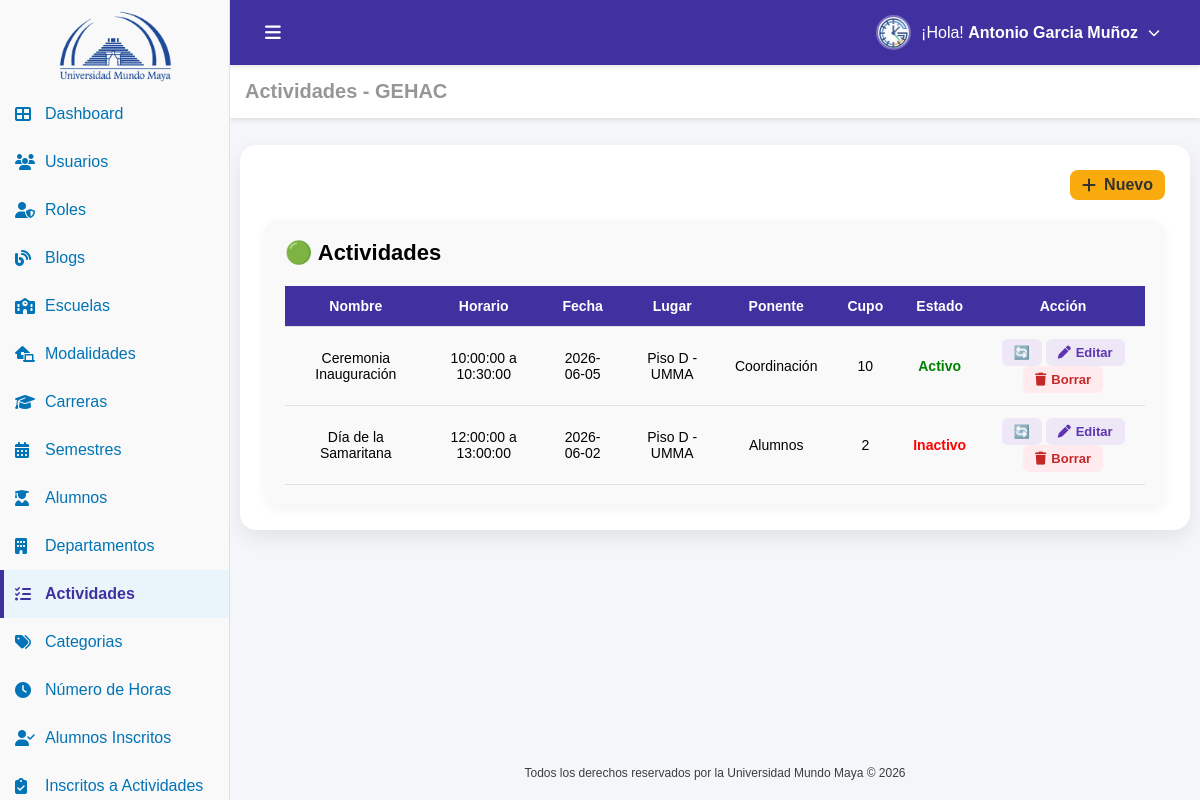
The app's page /actividades.php (signed in) with its own data.
### tables this page shows
CREATE TABLE IF NOT EXISTS `usuario` (
  `id_usuario` int NOT NULL AUTO_INCREMENT,
  `nombre` varchar(100) NOT NULL,
  `nombre_s` varchar(100) DEFAULT NULL,
  `apellido_p` varchar(100) DEFAULT NULL,
  `apellido_m` varchar(100) DEFAULT NULL,
  `matricula` varchar(100) DEFAULT NULL,
  `estado` tinyint(1) NOT NULL DEFAULT '1',
  `correo` varchar(100) NOT NULL,
  `password` varchar(100) NOT NULL,
  `id_carrera` int DEFAULT NULL,
  `id_modalidad` int DEFAULT NULL,
  `id_rol` int DEFAULT NULL,
  `fecha_registro` datetime DEFAULT CURRENT_TIMESTAMP,
  PRIMARY KEY (`id_usuario`) USING BTREE,
  UNIQUE KEY `correo` (`correo`),
  KEY `fk_usuario_carrera` (`id_carrera`) USING BTREE,
  KEY `fk_usuario_modalidad` (`id_modalidad`) USING BTREE,
  KEY `fk_usuario_rol` (`id_rol`) USING BTREE,
  CONSTRAINT `fk_usuario_carrera` FOREIGN KEY (`id_carrera`) REFERENCES `carrera` (`id_carrera`),
  CONSTRAINT `fk_usuario_modalidad` FOREIGN KEY (`id_modalidad`) REFERENCES `modalidad` (`id_modalidad`),
  CONSTRAINT `fk_usuario_rol` FOREIGN KEY (`id_rol`) REFERENCES `rol` (`id_rol`)
);

CREATE TABLE IF NOT EXISTS `actividad` (
  `id_actividad` int NOT NULL AUTO_INCREMENT,
  `nombre` varchar(100) NOT NULL,
  `hora_inicio` time NOT NULL,
  `hora_fin` time NOT NULL,
  `fecha` date NOT NULL,
  `lugar` varchar(200) NOT NULL DEFAULT '',
  `ponente` varchar(200) NOT NULL DEFAULT '',
  `descripcion` text NOT NULL,
  `imagen` varchar(200) NOT NULL DEFAULT '',
  `id_departamento` int NOT NULL,
  `id_semestre` int NOT NULL,
  `fecha_registro` datetime DEFAULT CURRENT_TIMESTAMP,
  `cupo` int DEFAULT NULL,
  `estado` tinyint(1) DEFAULT '1',
  PRIMARY KEY (`id_actividad`),
  KEY `fk_actividad_departamento` (`id_departamento`),
  KEY `fk_actividad_semestre` (`id_semestre`),
  CONSTRAINT `fk_actividad_departamento` FOREIGN KEY (`id_departamento`) REFERENCES `departamento` (`id_departamento`),
  CONSTRAINT `fk_actividad_semestre` FOREIGN KEY (`id_semestre`) REFERENCES `semestre` (`id_semestre`)
);

### conf.php (called while the page is built, shortened)
<?php
function tiene_permiso($archivo_php, $accion = 'VER') {
    if (isset($_SESSION['permisos'][$archivo_php])) {
        return in_array($accion, $_SESSION['permisos'][$archivo_php]);
    }
    return false;
}

### auth.php (called while the page is built, shortened)
<?php
require_once('conf.php');
$id_usuario=$_SESSION['id_usuario'];
include('conexion.php');
$sql="
SELECT
u.nombre,
u.nombre_s,
u.apellido_p,
u.apellido_m,
u.correo,
u.id_rol,
u.id_carrera,
u.id_modalidad,
r.nombre AS rol
FROM usuario u
INNER JOIN rol r ON u.id_rol = r.id_rol
WHERE u.id_usuario=?
";
$stmt=$conn->prepare($sql);
$stmt->bind_param("i",$id_usuario);
$stmt->execute();
$result=$stmt->get_result();
if($result && $fila=$result->fetch_assoc()){
    $nombreCompleto=trim(
        $fila['nombre']." ".
        $fila['nombre_s']." ".
        $fila['apellido_p']." ".
        $fila['apellido_m']
    );
}else{
    $nombreCompleto="Usuario";
    $rol="Sin rol";
    $id_rol=0;
}
?>

### actividades.php (the view, shortened to what this page needs)
<?php
include("auth.php");
include("conexion.php");
$sql = "SELECT a.id_actividad, a.nombre, a.hora_inicio, a.hora_fin, a.fecha, a.lugar, a.ponente, a.cupo, a.estado,
            c.nombre AS departamento
        FROM actividad a
        LEFT JOIN departamento c ON a.id_departamento = c.id_departamento
        ORDER BY a.id_actividad DESC";
$result = $conn->query($sql);
$actividades = [];
if($result && $result->num_rows > 0) {
    while($fila = $result->fetch_assoc()) {
        $actividades[] = $fila;
    }
}
?>
<!DOCTYPE html>
<html lang="es">
<head>
    <link rel="stylesheet" href="css/actividades.css">
    <link href="https://cdn.jsdelivr.net/npm/remixicon@4.5.0/fonts/remixicon.css" rel="stylesheet"/>
    <link rel="stylesheet" href="https://cdnjs.cloudflare.com/ajax/libs/font-awesome/6.5.0/css/all.min.css">
</head>
<body>
    <div class="sidebar" id="sidebar">
        <a href="dashboard.php" class="logo-link">
            <div class="logo-container">
                <img src="img/uni_4.png" alt="Logo UMMA" class="logo">
            </div>
        </a>
        <ul>
            <li>
                <a href="dashboard.php" >
                    <i class="fas fa-th-large" ></i>
                    <span> Dashboard</span>
                </a>
            </li>
            <?php if (tiene_permiso('usuarios.php', 'VER')): ?>
            <li>
                <a href="usuarios.php" >
                    <i class="fas fa-users" ></i>
                    <span>Usuarios</span>
                </a>
            </li>
            <?php endif; ?>
            <?php if (tiene_permiso('roles.php', 'VER')): ?>
            <li>
                <a href="roles.php">
                    <i class="fas fa-user-shield" ></i>
                    <span>Roles</span>
                </a>
            </li>
            <?php endif; ?>
            <?php if (tiene_permiso('blogs.php', 'VER')): ?>
            <li>
                <a href="blogs.php"  >
                    <i class="fas fa-blog" ></i>
                    <span>Blogs</span>
                </a>
            </li>
            <?php endif; ?>
            <?php if (tiene_permiso('escuelas.php', 'VER')): ?>
            <li>
                <a href="escuelas.php" >
                    <i class="fas fa-school"></i>
                    <span>Escuelas</span>
                </a>
            </li>
            <?php endif; ?>
            <?php if (tiene_permiso('modalidades.php', 'VER')): ?>
            <li>
                <a href="modalidades.php" >
                    <i class="fas fa-laptop-house"  ></i>
                    <span>Modalidades</span>
                </a>
            </li>
            <?php endif; ?>
            <?php if (tiene_permiso('carreras.php', 'VER')): ?>
            <li>
                <a href="carreras.php" >
                    <i class="fas fa-graduation-cap" ></i>
                    <span>Carreras</span>
                </a>
            </li>
            <?php endif; ?>
            <?php if (tiene_permiso('semestres.php', 'VER')): ?>
            <li>
                <a href="semestres.php" >
                    <i class="fas fa-calendar-alt" ></i>
                    <span>Semestres</span>
                </a>
            </li>
            <?php endif; ?>
            <?php if (tiene_permiso('alumnos.php', 'VER')): ?>
            <li>
                <a href="alumnos.php" >
                    <i class="fas fa-user-graduate" ></i>
                    <span>Alumnos</span>
                </a>
            </li>
            <?php endif; ?>
            <?php if (tiene_permiso('departamentos.php', 'VER')): ?>
            <li>
                <a href="departamentos.php" >
                    <i class="fas fa-building" ></i>
                    <span>Departamentos</span>
                </a>
            </li>
            <?php endif; ?>
            <?php if (tiene_permiso('actividades.php', 'VER')): ?>
            <li>
                <a href="actividades.php" class="active">
                    <i class="fas fa-tasks" style="color:#4031a1"></i>
                    <span>Actividades</span>
                </a>
            </li>
            <?php endif; ?>
            <?php if (tiene_permiso('categorias.php', 'VER')): ?>
            <li>
                <a href="categorias.php">
                    <i class="fas fa-tags"></i>
                    <span>Categorias</span>
                </a>
            </li>
            <?php endif; ?>
            <?php if (tiene_permiso('horas.php', 'VER')): ?>
            <li>
                <a href="horas.php">
                    <i class="fas fa-clock"></i>
                    <span>Número de Horas</span>
                </a>
            </li>
            <?php endif; ?>
            <?php if (tiene_permiso('alumnos_inscritos.php', 'VER')): ?>
            <li>
                <a href="alumnos_inscritos.php">
                    <i class="fas fa-user-check"></i>
                    <span>Alumnos Inscritos</span>
                </a>
            </li>
            <?php endif; ?>
            <?php if (tiene_permiso('inscritos_actividades.php', 'VER')): ?>
            <li>
                <a href="inscritos_actividades.php">
                    <i class="fas fa-clipboard-check"></i>
                    <span>Inscritos a Actividades</span>
                </a>
            </li>
            <?php endif; ?>
        </ul>
    </div>
    <main class="contenido">
        <header class="top-header">
            <div class="header-left">
                <button id="toggle-btn">
                    <i class="fas fa-bars"></i>
                </button>
            </div>
            <div class="header-right">
                <ul>
                    <li class="submenu">
                        <a href="#" class="submenu-toggle">
                            <img src="img/gehac.png" alt="Usuario" class="menu-avatar">
                            <span>¡Hola! <strong> <?php echo $nombreCompleto; ?></strong></span>
                            <i class="fas fa-chevron-down submenu-arrow"></i>
                        </a>
                    </li>
                </ul>
            </div>
        </header>
        <section class="dashboard-section">
            <div class="header-title">
                <h3>Actividades - GEHAC</h3>
            </div>
        </section>
        <section class="content-wrapper">
            <div class="card">
                <div class="products-header">
                    <?php if (tiene_permiso('actividades.php', 'CREAR')): ?>
                        <a href="actividades_crear.php" class="btn btn-primary">
                            <i class="fas fa-plus"></i>
                            <span>Nuevo</span>
                        </a>
                    <?php endif; ?>
                </div>
                <div class="estado-section">
                        <h2 class="estado-title title-proceso">
                            🟢 Actividades
                        </h2>
                        <table id="tablaActividades" class="estado-table">
                            <thead>
                                <tr>
                                    <th>Nombre</th>
                                    <th>Horario</th>
                                    <th>Fecha</th>
                                    <th>Lugar</th>
                                    <th>Ponente</th>
                                    <th>Cupo</th>
                                    <th>Estado</th>
                                    <th>Acción</th>
                                </tr>
                            </thead>
                            <tbody>
                                <?php if(!empty($actividades)): ?>
                                    <?php foreach($actividades as $row): ?>
                                        <tr>
                                            <td>
                                                <?= htmlspecialchars($row['nombre']) ?>
                                            </td>
                                            <td>
                                                <?= htmlspecialchars($row['hora_inicio']) ?>
                                                a
                                                <?= htmlspecialchars($row['hora_fin']) ?>
                                            </td>
                                            <td>
                                                <?= htmlspecialchars($row['fecha']) ?>
                                            </td>
                                            <td>
                                                <?= htmlspecialchars($row['lugar']) ?>
                                            </td>
                                            <td>
                                                <?= htmlspecialchars($row['ponente']) ?>
                                            </td>
                                            <td>
                                                <?= htmlspecialchars($row['cupo']) ?>
                                            </td>
                                            <td>
                                                <?php if ($row['estado'] == 1): ?>
                                                    <span style="color: green; font-weight: bold;">Activo</span>
                                                <?php else: ?>
                                                    <span style="color: red; font-weight: bold;">Inactivo</span>
                                                <?php endif; ?>
                                            </td>
                                            <td>
                                                <?php $id=(int)$row['id_actividad']; ?>
                                                    <?php if (tiene_permiso('actividades.php', 'EDITAR')): ?>
                                                        <a href="toggle_estado_actividades.php?id=<?= $id ?>&estado=<?= $row['estado'] ?>" class="btn-edit">
                                                            🔄
                                                        </a>
                                                        <a href="actividades_editar.php?id=<?= $id ?>" class="btn-edit">
                                                            <i class="fas fa-pen"></i>
                                                            <span>Editar</span>
                                                        </a>
                                                    <?php endif; ?>
                                                    <?php if (tiene_permiso('actividades.php', 'BORRAR')): ?>
                                                        <a href="actividades_borrar.php?id=<?= $id ?>"
                                                        class="btn-delete"
                                                        onclick="return confirm('¿Eliminar la Actividad: <?= htmlspecialchars($row['nombre']) ?>?')">
                                                            <i class="fas fa-trash"></i>
                                                            <span>Borrar</span>
                                                        </a>
                                                    <?php endif; ?>
                                            </td>
                                        </tr>
                                    <?php endforeach; ?>
                                <?php endif; ?>
                            </tbody>
                        </table>
                    </div>
            </div>
        </section>
        <footer class="footer">
            <p class="copy">Todos los derechos reservados por la Universidad Mundo Maya © 2026</p>
        </footer>
    </main>
</body>
</html>

### records on screen
usuario: nombreCompleto "Antonio Garcia Muñoz"
actividad: nombre "Ceremonia Inauguración", hora_inicio "10:00:00", hora_fin "10:30:00", fecha "2026-06-05", lugar "Piso D - UMMA", ponente "Coordinación", cupo "10", estado "Activo"
actividad: nombre "Día de la Samaritana", hora_inicio "12:00:00", hora_fin "13:00:00", fecha "2026-06-02", lugar "Piso D - UMMA", ponente "Alumnos", cupo "2", estado "Inactivo"
